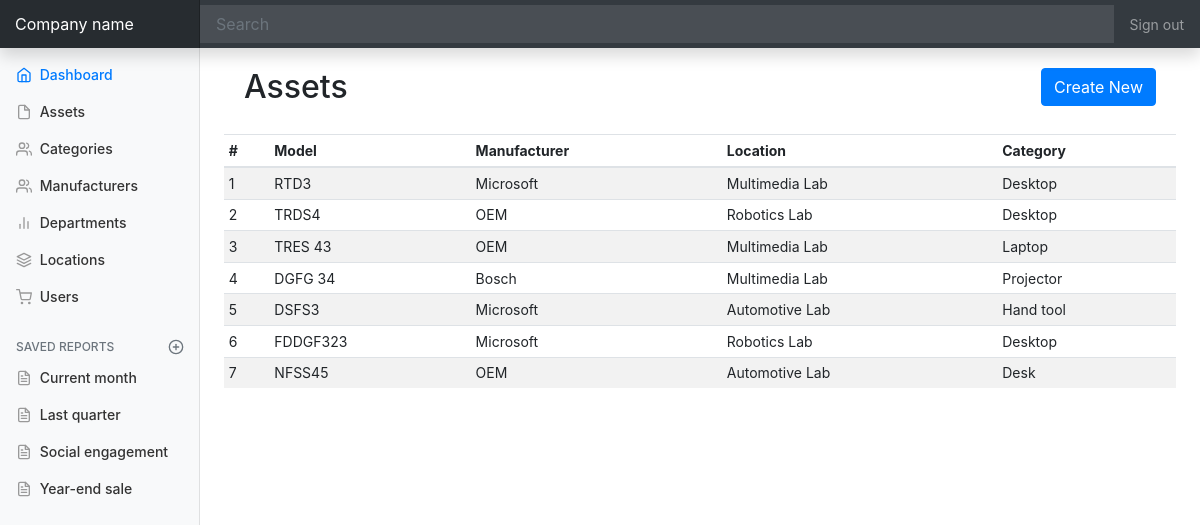
Page /assets on the committed database.
### app/models.py (models this page shows, shortened)
class Asset(db.Model):
	id = db.Column(db.Integer, primary_key=True)
	model = db.Column(db.String(64), index=True, unique=False)
	manufacturer_id = db.Column(db.Integer, db.ForeignKey('manufacturer.id'))
	location_id = db.Column(db.Integer, db.ForeignKey('location.id'))
	category_id = db.Column(db.Integer, db.ForeignKey('category.id'))

class Manufacturer(db.Model):
	id = db.Column(db.Integer, primary_key=True)
	name = db.Column(db.String(64), unique=True)
	assets = db.relationship('Asset', backref="manufacturer")

class Location(db.Model):
	id = db.Column(db.Integer, primary_key=True)
	name = db.Column(db.String(64))
	department_id = db.Column(db.Integer, db.ForeignKey('department.id'))
	assets = db.relationship('Asset', backref="location")

class Category(db.Model):
	id = db.Column(db.Integer, primary_key=True)
	name = db.Column(db.String(64), unique=True)
	assets = db.relationship('Asset', backref="category")

### app/routes.py (the view)
@app.route('/assets')
def assets():
	assets = Asset.query.all()
	return render_template('assets.html', title='Assets', assets=assets)

### app/templates/assets.html
{% extends "base.html" %}
{% block content %}
<section style="padding: 20px;">
  <h2 style="display:inline-flex;">Assets</h2>
  <a class="btn btn-primary float-right" href="assets/create">Create New</a>
</section>
<div class="table-responsive">
  <table class="table table-striped table-sm">
    <thead>
      <tr>
        <th>#</th>
        <th>Model</th>
        <th>Manufacturer</th>
        <th>Location</th>
        <th>Category</th>
      </tr>
    </thead>
    <tbody>
      {% for asset in assets %}
      <tr>
        <td>{{ asset.id }}</td>
        <td>{{ asset.model }}</td>
        <td>{{ asset.manufacturer.name }}</td>
        <td>{{ asset.location.name }}</td>
        <td>{{ asset.category.name }}</td>
      </tr>
      {% endfor %}
    </tbody>
  </table>
</div>
{% endblock %}

### app/static/dashboard.css (style rules this page uses)
body { font-size: .875rem; }

### rows in the picture
Asset: id "1", model "RTD3", manufacturer.name "Microsoft", location.name "Multimedia Lab", category.name "Desktop"
Asset: id "2", model "TRDS4", manufacturer.name "OEM", location.name "Robotics Lab", category.name "Desktop"
Asset: id "3", model "TRES 43", manufacturer.name "OEM", location.name "Multimedia Lab", category.name "Laptop"
Asset: id "4", model "DGFG 34", manufacturer.name "Bosch", location.name "Multimedia Lab", category.name "Projector"
Asset: id "5", model "DSFS3", manufacturer.name "Microsoft", location.name "Automotive Lab", category.name "Hand tool"
Asset: id "6", model "FDDGF323", manufacturer.name "Microsoft", location.name "Robotics Lab", category.name "Desktop"
Asset: id "7", model "NFSS45", manufacturer.name "OEM", location.name "Automotive Lab", category.name "Desk"
